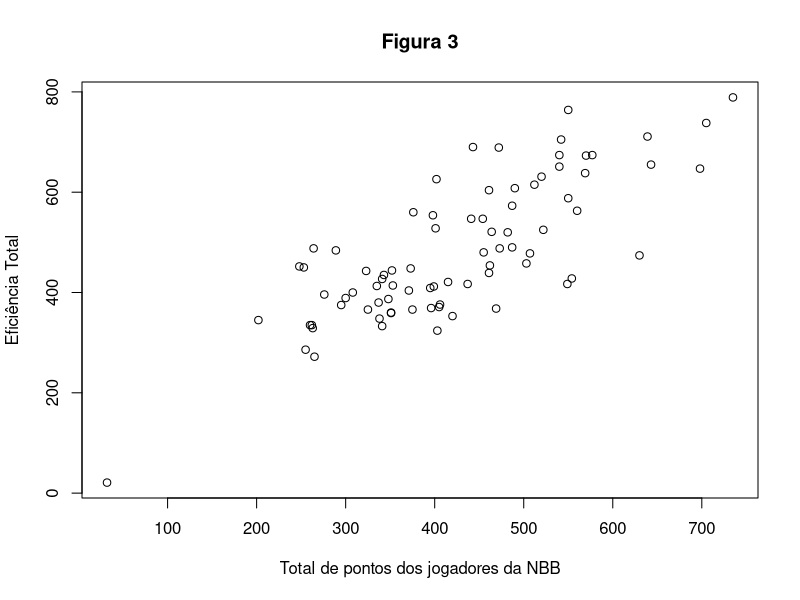
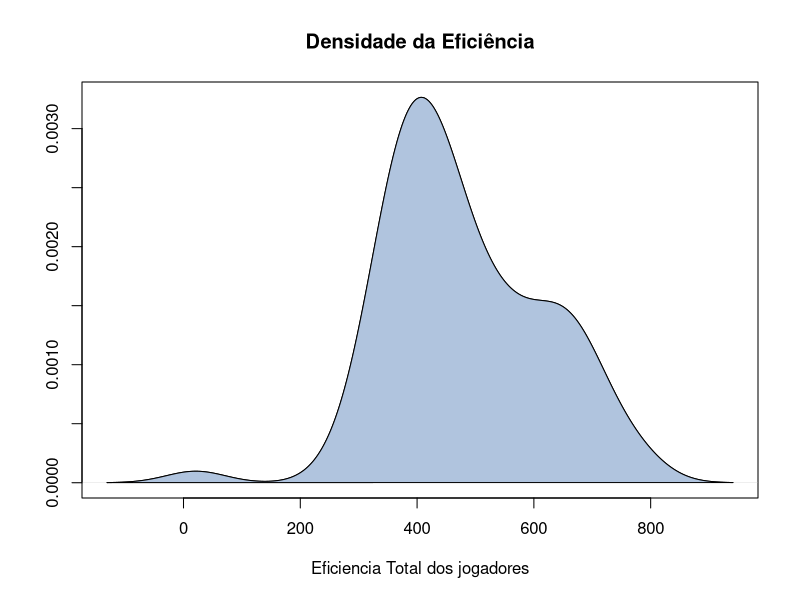
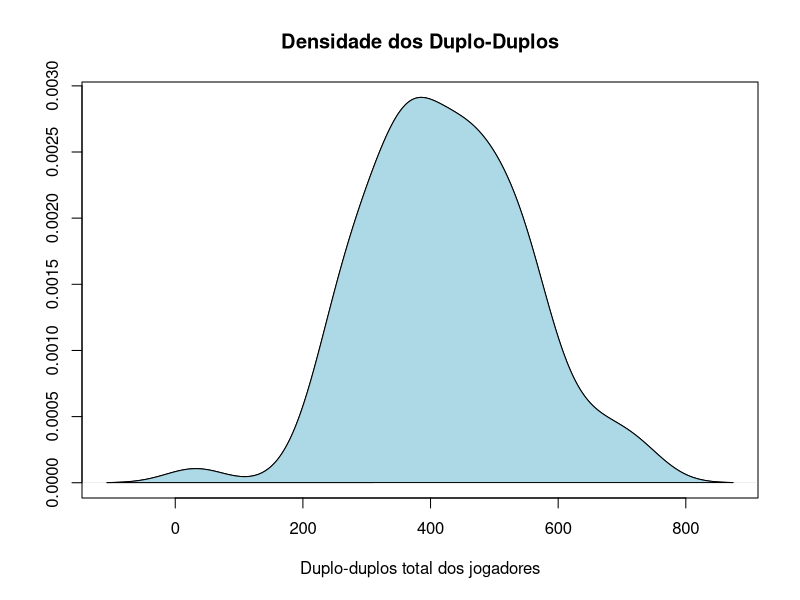
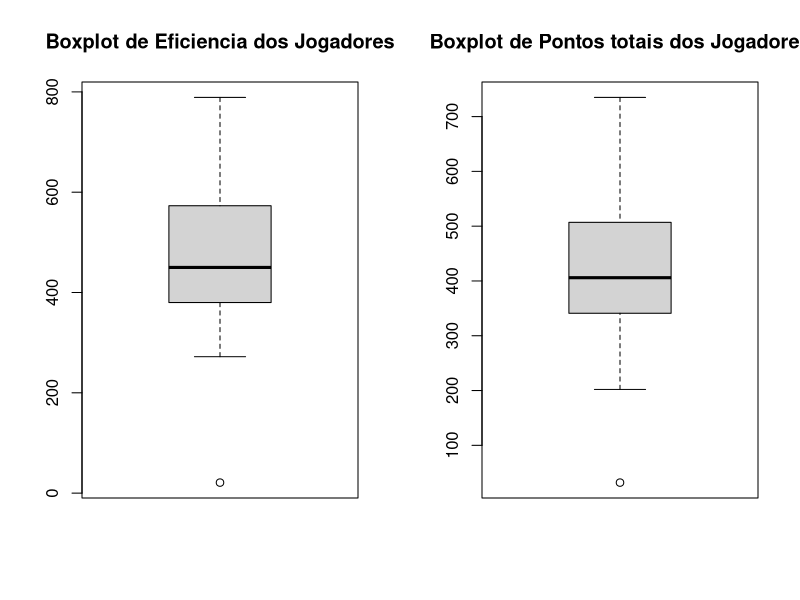

Write the R code that produced these figures, in order. (Note: this script raises an error after producing the figures.)
library(readr)
library(dplyr)
library(MASS)


#analises básicas
#####
dados <- read.csv("Base_NBB.csv")


top2_jogadores <- dados %>%
  group_by(Equipe) %>%
  arrange(desc(EF_TOTAL)) %>%
  slice(1:2)

dados_filtrados <- top2_jogadores[,c("PTS_TOTAL","EF_TOTAL")]

cor(dados_filtrados$PTS_TOTAL,dados_filtrados$EF_TOTAL)

sumPTS <- c(summary(dados_filtrados$PTS_TOTAL),
            var(dados_filtrados$PTS_TOTAL),
            sd(dados_filtrados$PTS_TOTAL))

sumEF <- c(summary(dados_filtrados$EF_TOTAL),
            var(dados_filtrados$EF_TOTAL),
           sd(dados_filtrados$EF_TOTAL))
sumEF_PTS <- summary(dados_filtrados)
sumEF_PTS

plot(dados_filtrados$PTS_TOTAL,dados_filtrados$EF_TOTAL, type = "p",
     xlab = "Total de pontos dos jogadores da NBB",
     ylab = "Eficiência Total",
     main = "Figura 3")


plot(i <- density(dados_filtrados$EF_TOTAL),
     xlab = "Eficiencia Total dos jogadores",
     ylab = "",main = "Densidade da Eficiência") #probabilidade
polygon(i, col = "#B0C4DE")



plot(j <- density(dados_filtrados$PTS_TOTAL),
     xlab = "Duplo-duplos total dos jogadores",
     ylab = "",main = "Densidade dos Duplo-Duplos") #probabilidade
polygon(j, col = "#ADD8E6")

par(new = FALSE, mfrow=c(1,2))
boxplot(dados_filtrados$EF_TOTAL, main = "Boxplot de Eficiencia dos Jogadores")
boxplot(dados_filtrados$PTS_TOTAL, main = "Boxplot de Pontos totais dos Jogadores")

fit.model <- lm(EF_TOTAL ~ PTS_TOTAL, data = dados_filtrados)
fit.model
summary(fit.model)
#####

#tranformação log(y)
##### 
boxcox(fit.model)
boxcox_melhor <- boxcox(fit.model)

lambda <-  boxcox_melhor$x[which.max(boxcox_melhor$y)]

if (lambda == 0) {
  dados_filtrados$EF_TOTAL_LOG <- log(y)
} else {
  dados_filtrados$EF_TOTAL_LOG <- (dados_filtrados$EF_TOTAL^lambda - 1) / lambda
}

fit.model <- lm(EF_TOTAL_LOG ~ PTS_TOTAL, data = dados_filtrados)
coef_det <- summary(fit.model)
coef_det$r.squared

##### 

#diag_normal
#####
#---------------------------------------------------------------#
# Para rodar este programa  deixe no objeto fit.model a sa?da 
# do  ajuste  da  regress?o com  erro normal. Deixe  os dados 
# dispon?veis  atrav?s do comando attach(...). Depois  use  o 
# comando source(...) no S-Plus ou R para executar o programa. 
# A sequ?ncia de comandos ? a seguinte:
#
#        > fit.model <- ajuste
#        > attach(dados)
#        > source("diag_norm")
#
# A sa?da ter? quatro gr?ficos: de pontos de alavanca, de pontos
# influentes  e  dois de res?duos. Para identificar os pontos
# que  mais  se destacam usar o comando identify(...). Se por
# exemplo se destacam tr?s pontos no plot(fitted(fit.model),h,...), 
# ap?s esse comando coloque
#     
#        > identify(fitted(fit.model),h,n=3)
#
# O mesmo pode ser feito nos demais gr?ficos. Nos gr?ficos de 
# res?duos foram tra?ados os limites ylim=c(a-1,b+1), onde a
# ? o menor valor e b o maior valor para o res?duo..Mude esses 
# limites  se  necess?rio.Para voltar a ter apenas um gr?fico 
# por tela fa?a o seguinte:
#
#        > par(mfrow=c(1,1))
# 
#---------------------------------------------------------------#
#
# Para rodar este programa  deixe no objeto fit.model a sa?da 
# do  ajuste  da  regress?o com  erro normal. Deixe  os dados 
# dispon?veis  atrav?s do comando attach(...). Depois  use  o 
# comando source(...) no S-Plus ou R para executar o programa. 
# A sequ?ncia de comandos ? a seguinte:
#
#        > fit.model <- ajuste
#        > attach(dados)
#        > source("diag_norm")
#
# A sa?da ter? quatro gr?ficos: de pontos de alavanca, de pontos
# influentes  e  dois de res?duos. Para identificar os pontos
# que  mais  se destacam usar o comando identify(...). Se por
# exemplo se destacam tr?s pontos no plot(fitted(fit.model),h,...), 
# ap?s esse comando coloque
#     
#        > identify(fitted(fit.model),h,n=3)
#
# O mesmo pode ser feito nos demais gr?ficos. Nos gr?ficos de 
# res?duos foram tra?ados os limites ylim=c(a-1,b+1), onde a
# ? o menor valor e b o maior valor para o res?duo..Mude esses 
# limites  se  necess?rio.Para voltar a ter apenas um gr?fico 
# por tela fa?a o seguinte:
#
#        > par(mfrow=c(1,1))
# 
#---------------------------------------------------------------#
#
# Configuração inicial dos gráficos
X <- model.matrix(fit.model)
n <- nrow(X)
p <- ncol(X)
H <- X %*% solve(t(X) %*% X) %*% t(X)
h <- diag(H)
lms <- summary(fit.model)
s <- lms$sigma
r <- resid(lms)
ts <- r / (s * sqrt(1 - h))
di <- (1/p) * (h / (1 - h)) * (ts^2)
si <- lm.influence(fit.model)$sigma
tsi <- r / (si * sqrt(1 - h))
a <- max(tsi)
b <- min(tsi)

# Layout de 2x2 para os gráficos
par(mfrow = c(2, 2))

# Gráfico de pontos de alavanca
plot(h, main = "Pontos de alavanca", xlab = "Indice", ylab = "Medida h", pch = 16, ylim = c(0, 1))
abline(h = 2 * p / n, lty = 2)  # Linha de corte
identify(h,tol = 0.5, n = 4)  # Identifica pontos de interesse

# Gráfico de Distância de Cook
plot(di, main = "Pontos Influentes", xlab = "Indice", ylab = "Distancia de Cook", pch = 16)
identify(di, tol = 0.5,n = 2)

# Gráfico de Resíduos Padronizados
plot(tsi, main = "Pontos Aberrantes", xlab = "Indice", ylab = "Resíduo Padronizado", ylim = c(b - 1, a + 1), pch = 16)
abline(h = 2, lty = 2)
abline(h = -2, lty = 2)
identify(tsi, n = 3)

# Gráfico de Valores Ajustados vs. Resíduos Padronizados
plot(fitted(fit.model), tsi, main = "Homocedasticidade", xlab = "Valores Ajustados", ylab = "Residuo Padronizado", ylim = c(b - 1, a + 1), pch = 16)
abline(h = 2, lty = 2)
abline(h = -2, lty = 2)
identify(fitted(fit.model), tsi, n = 3)

# Volta para um único gráfico por tela
par(mfrow = c(1, 1))


#---------------------------------------------------------------#
fit.model <- lm(EF_TOTAL ~ PTS_TOTAL, data = dados_filtrados)
summary(fit.model<-lm(dados_filtrados$EF_TOTAL ~ dados_filtrados$PTS_TOTAL,
                      subset = c(-1)))
fit.model <- lm(EF_TOTAL ~ PTS_TOTAL, data = dados_filtrados)
summary(fit.model<-lm(dados_filtrados$EF_TOTAL ~ dados_filtrados$PTS_TOTAL,
                      subset = c(-25)))
fit.model <- lm(EF_TOTAL ~ PTS_TOTAL, data = dados_filtrados)
summary(fit.model<-lm(dados_filtrados$EF_TOTAL ~ dados_filtrados$PTS_TOTAL,
                      subset = c(-34)))
fit.model <- lm(EF_TOTAL ~ PTS_TOTAL, data = dados_filtrados)
summary(fit.model<-lm(dados_filtrados$EF_TOTAL ~ dados_filtrados$PTS_TOTAL,
                      subset = c(-42)))


#---------------------------------------------------------------#
#####

#envel_normal
#####
#---------------------------------------------------------------#
# Para  rodar este programa deixe no objeto fit.model a sa?da 
# do ajuste da regress?o do modelo normal linear.Deixe tamb?m
# os dados dispon?veis atrav?s do comando attach(...). Depois
# use o comando source(...) no R ou S-plus para executar o 
# programa. A sequ?ncia de comandos ? a seguinte:
#
#       fit.model <- ajuste
#       attach(dados)
#       source("envel_norm")
#
# A sa?da ser? o gr?fico de envelope para o res?duo padronizado.
# Para colocar  um  t?tulo no gr?fico ap?s a sa?da use o comando
# title("...").
#---------------------------------------------------------------#
#
par(mfrow=c(1,1))
X <- model.matrix(fit.model)
n <- nrow(X)
p <- ncol(X)
H <- X%*%solve(t(X)%*%X)%*%t(X)
h <- diag(H)
si <- lm.influence(fit.model)$sigma
r <- resid(fit.model)
tsi <- r/(si*sqrt(1-h))
#
ident <- diag(n)
epsilon <- matrix(0,n,100)
e <- matrix(0,n,100)
e1 <- numeric(n)
e2 <- numeric(n)
#
for(i in 1:100){
  epsilon[,i] <- rnorm(n,0,1)
  e[,i] <- (ident - H)%*%epsilon[,i]
  u <- diag(ident - H)
  e[,i] <- e[,i]/sqrt(u)
  e[,i] <- sort(e[,i]) }
#
for(i in 1:n){
  eo <- sort(e[i,])
  e1[i] <- (eo[2]+eo[3])/2
  e2[i] <- (eo[97]+eo[98])/2 }
#
med <- apply(e,1,mean)
faixa <- range(tsi,e1,e2)
#
par(pty="s")
qqnorm(tsi,xlab="Percentis da N(0,1)",
       ylab="Residuo Studentizado", ylim=faixa, pch=16)
par(new=TRUE)
qqnorm(e1,axes=F,xlab="",ylab="",type="l",ylim=faixa,lty=1)
par(new=TRUE)
qqnorm(e2,axes=F,xlab="",ylab="", type="l",ylim=faixa,lty=1)
par(new=TRUE)
qqnorm(med,axes=F,xlab="",ylab="",type="l",ylim=faixa,lty=2)

#--------------------------------------------------------------#
#####

#examinando distancia de cook 
#####
cook <- cooks.distance(fit.model)
p <- length(coef(fit.model))

f_critical <- qf(0.5, p, 81 - p)
cook_cutoff <- f_critical / p

influential_points <- which(cook > cook_cutoff)

cat("Distâncias de Cook:\n", cook, "\n")
cat("Valor crítico de Cook's Distance:", cook_cutoff, "\n")
cat("Pontos influentes:", influential_points, "\n")
#####

#intervalo de confiança e predição
#####
# Intervalos de confiança para mu
confint(fit.model)

# Intervalos de confiança para mu
conf.int =  predict(fit.model,interval="confidence")
conf.int

#Intervalos de predição
pred.int =  predict(fit.model,interval="prediction")
pred.int

fitted.values = pred.int[,1]

pred.lower = pred.int[,"lwr"]
pred.upper = pred.int[,"upr"]
conf.lower = conf.int[,"lwr"]
conf.upper = conf.int[,"upr"]   


plot(dados_filtrados$PTS_TOTAL,dados_filtrados$EF_TOTAL)
lines(dados_filtrados$PTS_TOTAL,fitted.values, col="#483D8B",lwd=2)
lines(dados_filtrados$PTS_TOTAL,conf.lower, lwd=2,col="#A0522D")
lines(dados_filtrados$PTS_TOTAL,conf.upper, lwd=2,col="#A0522D")
lines(dados_filtrados$PTS_TOTAL,pred.lower, lwd=3,col="#66CDAA")
lines(dados_filtrados$PTS_TOTAL,pred.upper, lwd=3,col="#66CDAA")


novo_x <- data.frame(PTS_TOTAL = 450)

# Previsão com intervalo de predição
pred_intervalo <- predict(fit.model, newdata = novo_x, interval = "prediction")
print(pred_intervalo)

# Previsão com intervalo de confiança
conf_intervalo <- predict(fit.model, newdata = novo_x, interval = "confidence")
print(conf_intervalo)
#####


